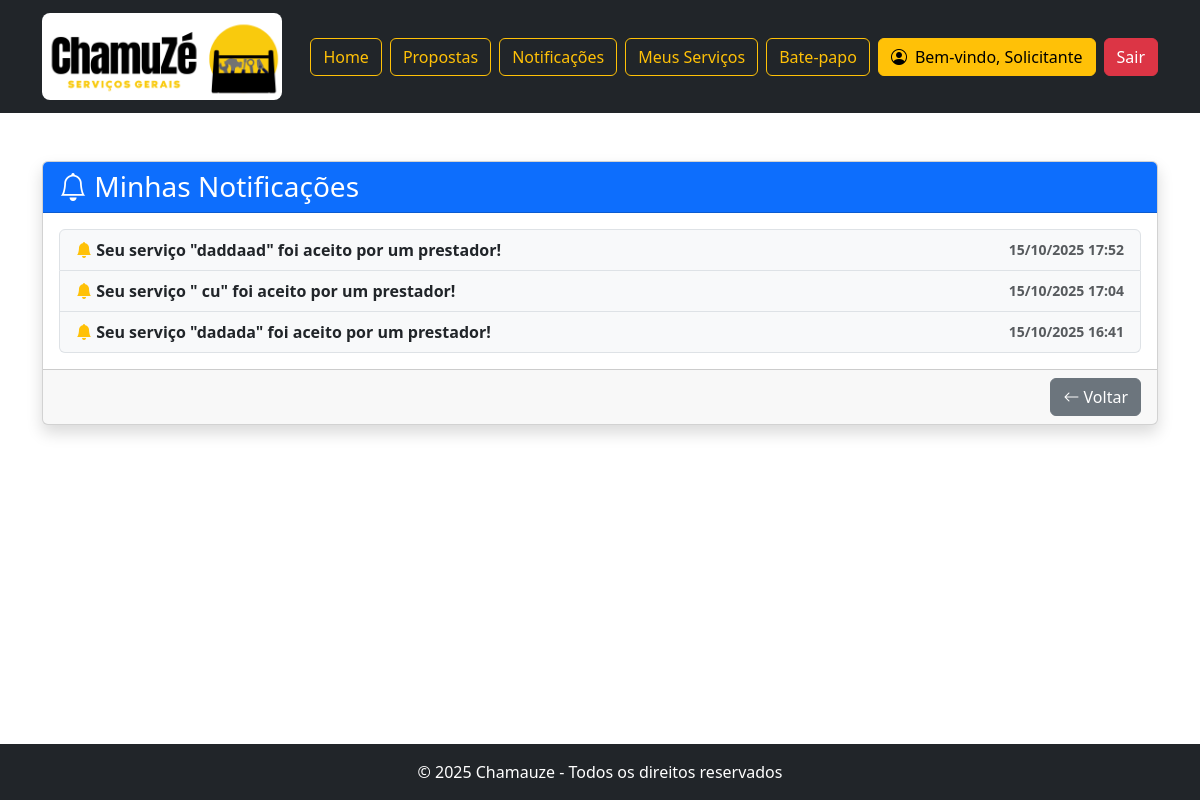
Screenshot of /solicitante/todasNotificacoes.php (signed in) with the database file from the repository.
### tables this page shows
CREATE TABLE `notificacoes` (
  `id_notificacao` int(11) NOT NULL,
  `id_usuario` int(11) NOT NULL,
  `tipo` varchar(50) DEFAULT NULL,
  `mensagem` text DEFAULT NULL,
  `id_servico` int(11) DEFAULT NULL,
  `lida` tinyint(1) DEFAULT 0,
  `data_criacao` datetime DEFAULT current_timestamp(),
  `data_leitura` datetime DEFAULT NULL
);

### config/Conexao.php (called while the page is built, shortened)
<?php
class Conexao{
    private static $instancia;
    private $conexao;
    private function __construct()
    {
        $host = 'localhost';
        $user = 'root';
        $senha = '';
        $db = 'chamuze';
        $this->conexao = new mysqli($host, $user, $senha, $db);
    }
    public static function getInstance(){
        if(self::$instancia == null){
            self::$instancia = new Conexao();
        }
        return self::$instancia;
    }
    public function getConexao(){
        return $this->conexao;
    }
}
?>

### classes/Notificacao.php (called while the page is built, shortened)
<?php
require_once __DIR__ . '/../config/Conexao.php';
class Notificacao {
    private $conn;
    public function __construct() {
        $this->conn = Conexao::getInstance()->getConexao();
    }
    public function buscarPorUsuario($id_usuario, $apenas_nao_lidas = false) {
        try {
            $sql = "SELECT * FROM notificacoes WHERE id_usuario = ?";
            $sql .= " ORDER BY data_criacao DESC LIMIT 50";
            $stmt = $this->conn->prepare($sql);
            $stmt->bind_param("i", $id_usuario);
            $stmt->execute();
            $result = $stmt->get_result();
            return $result->fetch_all(MYSQLI_ASSOC);
        } catch (mysqli_sql_exception $e) {
            error_log("Erro ao buscar notificações: " . $e->getMessage());
            return [];
        }
    }
}
?>

### solicitante/todasNotificacoes.php (the view, shortened to what this page needs)
<?php
include "../classes/Notificacao.php";
$id_usuario = $_SESSION['usuario']['id_usuario'];
$notificacao = new Notificacao();
$notificacoes = $notificacao->buscarPorUsuario($id_usuario);
?>
<!DOCTYPE html>
<html lang="pt-br">
<head>
    <link href="https://cdn.jsdelivr.net/npm/bootstrap@5.3.3/dist/css/bootstrap.min.css" rel="stylesheet">
    <link rel="stylesheet" href="../assets/css/estilo.css">
    <link rel="stylesheet" href="https://cdn.jsdelivr.net/npm/bootstrap-icons/font/bootstrap-icons.css">
</head>
<body class="d-flex flex-column min-vh-100">
    <main class="container my-5">
        <div class="card shadow">
            <div class="card-header bg-primary text-white">
                <h3 class="mb-0"><i class="bi bi-bell"></i> Minhas Notificações</h3>
            </div>
            <div class="card-body">
                <?php if (empty($notificacoes)): ?>
                    <p class="text-center text-muted">Você ainda não tem notificações.</p>
                <?php else: ?>
                    <div class="list-group">
                        <?php foreach ($notificacoes as $n): ?>
                            <a href="visualizarMeuServico.php?id_servico=<?= $n['id_servico'] ?>"
                               class="list-group-item list-group-item-action <?= $n['lida'] ? '' : 'fw-bold bg-light' ?>">
                                <div class="d-flex justify-content-between align-items-center">
                                    <span>
                                        <i class="bi <?= $n['lida'] ? 'bi-bell' : 'bi-bell-fill text-warning' ?>"></i>
                                        <?= htmlspecialchars($n['mensagem']) ?>
                                    </span>
                                    <small class="text-muted"><?= date('d/m/Y H:i', strtotime($n['data_criacao'])) ?></small>
                                </div>
                            </a>
                        <?php endforeach; ?>
                    </div>
                <?php endif; ?>
            </div>
            <div class="card-footer text-end">
                <a href="inicialSolicitante.php" class="btn btn-secondary">
                    <i class="bi bi-arrow-left"></i> Voltar
                </a>
            </div>
        </div>
    </main>
    <?php include "../footer.php"; ?>
</body>
</html>

### rows the page displays
notificacoes: lida 0 (drawn), mensagem "Seu serviço \"daddaad\" foi aceito por um prestador!", data_criacao "15/10/2025 17:52"
notificacoes: lida 0 (drawn), mensagem "Seu serviço \" cu\" foi aceito por um prestador!", data_criacao "15/10/2025 17:04"
notificacoes: lida 0 (drawn), mensagem "Seu serviço \"dadada\" foi aceito por um prestador!", data_criacao "15/10/2025 16:41"

### other values shown
$nomeUsuario "Solicitante"
